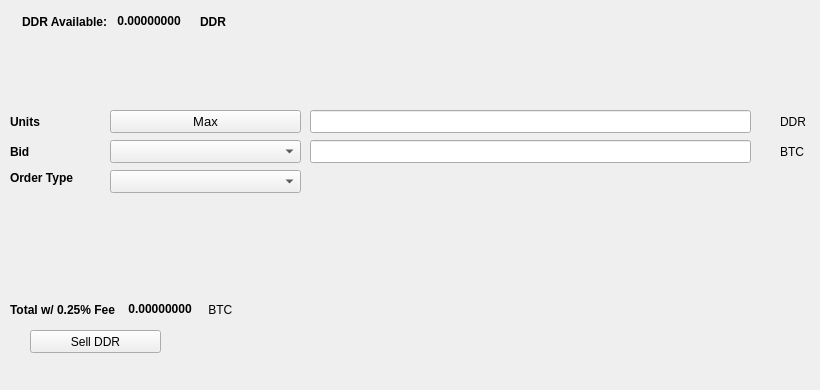
   <widget class="QWidget" name="SellTab">
    <attribute name="title">
     <string>Sell</string>
    </attribute>
    <widget class="QLabel" name="label_16">
     <property name="geometry">
      <rect>
       <x>780</x>
       <y>140</y>
       <width>31</width>
       <height>23</height>
      </rect>
     </property>
     <property name="text">
      <string>BTC</string>
     </property>
    </widget>
    <widget class="QComboBox" name="SellBidcomboBox">
     <property name="geometry">
      <rect>
       <x>110</x>
       <y>140</y>
       <width>191</width>
       <height>23</height>
      </rect>
     </property>
     <property name="font">
      <font>
       <pointsize>10</pointsize>
      </font>
     </property>
    </widget>
    <widget class="QLabel" name="label_18">
     <property name="geometry">
      <rect>
       <x>10</x>
       <y>110</y>
       <width>46</width>
       <height>23</height>
      </rect>
     </property>
     <property name="font">
      <font>
       <weight>75</weight>
       <bold>true</bold>
      </font>
     </property>
     <property name="text">
      <string>Units</string>
     </property>
    </widget>
    <widget class="QPushButton" name="Sell_Max_Amount">
     <property name="geometry">
      <rect>
       <x>110</x>
       <y>110</y>
       <width>191</width>
       <height>23</height>
      </rect>
     </property>
     <property name="font">
      <font>
       <pointsize>10</pointsize>
      </font>
     </property>
     <property name="text">
      <string>Max</string>
     </property>
    </widget>
    <widget class="QLabel" name="label_20">
     <property name="geometry">
      <rect>
       <x>10</x>
       <y>170</y>
       <width>91</width>
       <height>16</height>
      </rect>
     </property>
     <property name="font">
      <font>
       <weight>75</weight>
       <bold>true</bold>
      </font>
     </property>
     <property name="text">
      <string>Order Type</string>
     </property>
    </widget>
    <widget class="QComboBox" name="SellOrdertypeCombo">
     <property name="geometry">
      <rect>
       <x>110</x>
       <y>170</y>
       <width>191</width>
       <height>23</height>
      </rect>
     </property>
     <property name="font">
      <font>
       <pointsize>10</pointsize>
      </font>
     </property>
    </widget>
    <widget class="QLabel" name="label_21">
     <property name="geometry">
      <rect>
       <x>10</x>
       <y>140</y>
       <width>46</width>
       <height>23</height>
      </rect>
     </property>
     <property name="font">
      <font>
       <weight>75</weight>
       <bold>true</bold>
      </font>
     </property>
     <property name="text">
      <string>Bid</string>
     </property>
    </widget>
    <widget class="QLabel" name="label_22">
     <property name="geometry">
      <rect>
       <x>780</x>
       <y>110</y>
       <width>31</width>
       <height>23</height>
      </rect>
     </property>
     <property name="text">
      <string>DDR</string>
     </property>
    </widget>
    <widget class="QLineEdit" name="UnitsInputDDR">
     <property name="geometry">
      <rect>
       <x>310</x>
       <y>110</y>
       <width>441</width>
       <height>23</height>
      </rect>
     </property>
     <property name="font">
      <font>
       <pointsize>9</pointsize>
       <weight>75</weight>
       <bold>true</bold>
      </font>
     </property>
    </widget>
    <widget class="QLineEdit" name="SellBidPriceEdit">
     <property name="geometry">
      <rect>
       <x>310</x>
       <y>140</y>
       <width>441</width>
       <height>23</height>
      </rect>
     </property>
     <property name="font">
      <font>
       <pointsize>9</pointsize>
       <weight>75</weight>
       <bold>true</bold>
      </font>
     </property>
    </widget>
    <widget class="QPushButton" name="SellDDRBTN">
     <property name="geometry">
      <rect>
       <x>30</x>
       <y>330</y>
       <width>131</width>
       <height>23</height>
      </rect>
     </property>
     <property name="text">
      <string>Sell DDR</string>
     </property>
     <property name="icon">
      <iconset resource="../digidinar">
       <normaloff>:/icons/bitcoin</normaloff>:/icons/bitcoin</iconset>
     </property>
    </widget>
    <widget class="QWidget" name="layoutWidget3">
     <property name="geometry">
      <rect>
       <x>22</x>
       <y>12</y>
       <width>258</width>
       <height>19</height>
      </rect>
     </property>
     <layout class="QHBoxLayout" name="horizontalLayout">
      <item>
       <widget class="QLabel" name="label232_2">
        <property name="font">
         <font>
          <weight>75</weight>
          <bold>true</bold>
         </font>
        </property>
        <property name="text">
         <string>DDR Available:</string>
        </property>
       </widget>
      </item>
      <item>
       <widget class="QLabel" name="DDRAvailableLabel">
        <property name="palette">
         <palette>
          <active>
           <colorrole role="WindowText">
            <brush brushstyle="SolidPattern">
             <color alpha="255">
              <red>0</red>
              <green>0</green>
              <blue>0</blue>
             </color>
            </brush>
           </colorrole>
           <colorrole role="Button">
            <brush brushstyle="SolidPattern">
             <color alpha="255">
              <red>0</red>
              <green>170</green>
              <blue>0</blue>
             </color>
            </brush>
           </colorrole>
           <colorrole role="Light">
            <brush brushstyle="SolidPattern">
             <color alpha="255">
              <red>0</red>
              <green>255</green>
              <blue>0</blue>
             </color>
            </brush>
           </colorrole>
           <colorrole role="Midlight">
            <brush brushstyle="SolidPattern">
             <color alpha="255">
              <red>0</red>
              <green>212</green>
              <blue>0</blue>
             </color>
            </brush>
           </colorrole>
           <colorrole role="Dark">
            <brush brushstyle="SolidPattern">
             <color alpha="255">
              <red>0</red>
              <green>85</green>
              <blue>0</blue>
             </color>
            </brush>
           </colorrole>
           <colorrole role="Mid">
            <brush brushstyle="SolidPattern">
             <color alpha="255">
              <red>0</red>
              <green>113</green>
              <blue>0</blue>
             </color>
            </brush>
           </colorrole>
           <colorrole role="Text">
            <brush brushstyle="SolidPattern">
             <color alpha="255">
              <red>0</red>
              <green>170</green>
              <blue>0</blue>
             </color>
            </brush>
           </colorrole>
           <colorrole role="BrightText">
            <brush brushstyle="SolidPattern">
             <color alpha="255">
              <red>255</red>
              <green>255</green>
              <blue>255</blue>
             </color>
            </brush>
           </colorrole>
           <colorrole role="ButtonText">
            <brush brushstyle="SolidPattern">
             <color alpha="255">
              <red>0</red>
              <green>0</green>
              <blue>0</blue>
             </color>
            </brush>
           </colorrole>
           <colorrole role="Base">
            <brush brushstyle="SolidPattern">
             <color alpha="255">
              <red>255</red>
              <green>255</green>
              <blue>255</blue>
             </color>
            </brush>
           </colorrole>
           <colorrole role="Window">
            <brush brushstyle="SolidPattern">
             <color alpha="255">
              <red>0</red>
              <green>170</green>
              <blue>0</blue>
             </color>
            </brush>
           </colorrole>
           <colorrole role="Shadow">
            <brush brushstyle="SolidPattern">
             <color alpha="255">
              <red>0</red>
              <green>0</green>
              <blue>0</blue>
             </color>
            </brush>
           </colorrole>
           <colorrole role="AlternateBase">
            <brush brushstyle="SolidPattern">
             <color alpha="255">
              <red>127</red>
              <green>212</green>
              <blue>127</blue>
             </color>
            </brush>
           </colorrole>
           <colorrole role="ToolTipBase">
            <brush brushstyle="SolidPattern">
             <color alpha="255">
              <red>255</red>
              <green>255</green>
              <blue>220</blue>
             </color>
            </brush>
           </colorrole>
           <colorrole role="ToolTipText">
            <brush brushstyle="SolidPattern">
             <color alpha="255">
              <red>0</red>
              <green>0</green>
              <blue>0</blue>
             </color>
            </brush>
           </colorrole>
          </active>
          <inactive>
           <colorrole role="WindowText">
            <brush brushstyle="SolidPattern">
             <color alpha="255">
              <red>0</red>
              <green>0</green>
              <blue>0</blue>
             </color>
            </brush>
           </colorrole>
           <colorrole role="Button">
            <brush brushstyle="SolidPattern">
             <color alpha="255">
              <red>0</red>
              <green>170</green>
              <blue>0</blue>
             </color>
            </brush>
           </colorrole>
           <colorrole role="Light">
            <brush brushstyle="SolidPattern">
             <color alpha="255">
              <red>0</red>
              <green>255</green>
              <blue>0</blue>
             </color>
            </brush>
           </colorrole>
           <colorrole role="Midlight">
            <brush brushstyle="SolidPattern">
             <color alpha="255">
              <red>0</red>
              <green>212</green>
              <blue>0</blue>
             </color>
            </brush>
           </colorrole>
           <colorrole role="Dark">
            <brush brushstyle="SolidPattern">
             <color alpha="255">
              <red>0</red>
              <green>85</green>
              <blue>0</blue>
             </color>
            </brush>
           </colorrole>
           <colorrole role="Mid">
            <brush brushstyle="SolidPattern">
             <color alpha="255">
              <red>0</red>
              <green>113</green>
              <blue>0</blue>
             </color>
            </brush>
           </colorrole>
           <colorrole role="Text">
            <brush brushstyle="SolidPattern">
             <color alpha="255">
              <red>0</red>
              <green>170</green>
              <blue>0</blue>
             </color>
            </brush>
           </colorrole>
           <colorrole role="BrightText">
            <brush brushstyle="SolidPattern">
             <color alpha="255">
              <red>255</red>
              <green>255</green>
              <blue>255</blue>
             </color>
            </brush>
           </colorrole>
           <colorrole role="ButtonText">
            <brush brushstyle="SolidPattern">
             <color alpha="255">
              <red>0</red>
              <green>0</green>
              <blue>0</blue>
             </color>
            </brush>
           </colorrole>
           <colorrole role="Base">
            <brush brushstyle="SolidPattern">
             <color alpha="255">
              <red>255</red>
              <green>255</green>
              <blue>255</blue>
             </color>
            </brush>
           </colorrole>
           <colorrole role="Window">
            <brush brushstyle="SolidPattern">
             <color alpha="255">
              <red>0</red>
              <green>170</green>
              <blue>0</blue>
             </color>
            </brush>
           </colorrole>
           <colorrole role="Shadow">
            <brush brushstyle="SolidPattern">
             <color alpha="255">
              <red>0</red>
              <green>0</green>
              <blue>0</blue>
             </color>
            </brush>
           </colorrole>
           <colorrole role="AlternateBase">
            <brush brushstyle="SolidPattern">
             <color alpha="255">
              <red>127</red>
              <green>212</green>
              <blue>127</blue>
             </color>
            </brush>
           </colorrole>
           <colorrole role="ToolTipBase">
            <brush brushstyle="SolidPattern">
             <color alpha="255">
              <red>255</red>
              <green>255</green>
              <blue>220</blue>
             </color>
            </brush>
           </colorrole>
           <colorrole role="ToolTipText">
            <brush brushstyle="SolidPattern">
             <color alpha="255">
              <red>0</red>
              <green>0</green>
              <blue>0</blue>
             </color>
            </brush>
           </colorrole>
          </inactive>
          <disabled>
           <colorrole role="WindowText">
            <brush brushstyle="SolidPattern">
             <color alpha="255">
              <red>0</red>
              <green>85</green>
              <blue>0</blue>
             </color>
            </brush>
           </colorrole>
           <colorrole role="Button">
            <brush brushstyle="SolidPattern">
             <color alpha="255">
              <red>0</red>
              <green>170</green>
              <blue>0</blue>
             </color>
            </brush>
           </colorrole>
           <colorrole role="Light">
            <brush brushstyle="SolidPattern">
             <color alpha="255">
              <red>0</red>
              <green>255</green>
              <blue>0</blue>
             </color>
            </brush>
           </colorrole>
           <colorrole role="Midlight">
            <brush brushstyle="SolidPattern">
             <color alpha="255">
              <red>0</red>
              <green>212</green>
              <blue>0</blue>
             </color>
            </brush>
           </colorrole>
           <colorrole role="Dark">
            <brush brushstyle="SolidPattern">
             <color alpha="255">
              <red>0</red>
              <green>85</green>
              <blue>0</blue>
             </color>
            </brush>
           </colorrole>
           <colorrole role="Mid">
            <brush brushstyle="SolidPattern">
             <color alpha="255">
              <red>0</red>
              <green>113</green>
              <blue>0</blue>
             </color>
            </brush>
           </colorrole>
           <colorrole role="Text">
            <brush brushstyle="SolidPattern">
             <color alpha="255">
              <red>0</red>
              <green>85</green>
              <blue>0</blue>
             </color>
            </brush>
           </colorrole>
           <colorrole role="BrightText">
            <brush brushstyle="SolidPattern">
             <color alpha="255">
              <red>255</red>
              <green>255</green>
              <blue>255</blue>
             </color>
            </brush>
           </colorrole>
           <colorrole role="ButtonText">
            <brush brushstyle="SolidPattern">
             <color alpha="255">
              <red>0</red>
              <green>85</green>
              <blue>0</blue>
             </color>
            </brush>
           </colorrole>
           <colorrole role="Base">
            <brush brushstyle="SolidPattern">
             <color alpha="255">
              <red>0</red>
              <green>170</green>
              <blue>0</blue>
             </color>
            </brush>
           </colorrole>
           <colorrole role="Window">
            <brush brushstyle="SolidPattern">
             <color alpha="255">
              <red>0</red>
              <green>170</green>
              <blue>0</blue>
             </color>
            </brush>
           </colorrole>
           <colorrole role="Shadow">
            <brush brushstyle="SolidPattern">
             <color alpha="255">
              <red>0</red>
              <green>0</green>
              <blue>0</blue>
             </color>
            </brush>
           </colorrole>
           <colorrole role="AlternateBase">
            <brush brushstyle="SolidPattern">
             <color alpha="255">
              <red>0</red>
              <green>170</green>
              <blue>0</blue>
             </color>
            </brush>
           </colorrole>
           <colorrole role="ToolTipBase">
            <brush brushstyle="SolidPattern">
             <color alpha="255">
              <red>255</red>
              <green>255</green>
              <blue>220</blue>
             </color>
            </brush>
           </colorrole>
           <colorrole role="ToolTipText">
            <brush brushstyle="SolidPattern">
             <color alpha="255">
              <red>0</red>
              <green>0</green>
              <blue>0</blue>
             </color>
            </brush>
           </colorrole>
          </disabled>
         </palette>
        </property>
        <property name="font">
         <font>
          <weight>75</weight>
          <bold>true</bold>
         </font>
        </property>
        <property name="text">
         <string> 0.00000000 </string>
        </property>
        <property name="textInteractionFlags">
         <set>Qt::LinksAccessibleByMouse|Qt::TextSelectableByKeyboard|Qt::TextSelectableByMouse</set>
        </property>
       </widget>
      </item>
      <item>
       <widget class="QLabel" name="labelDDR">
        <property name="font">
         <font>
          <weight>75</weight>
          <bold>true</bold>
         </font>
        </property>
        <property name="text">
         <string>DDR</string>
        </property>
       </widget>
      </item>
     </layout>
    </widget>
    <widget class="QWidget" name="layoutWidget">
     <property name="geometry">
      <rect>
       <x>10</x>
       <y>300</y>
       <width>268</width>
       <height>19</height>
      </rect>
     </property>
     <layout class="QHBoxLayout" name="horizontalLayout_2">
      <item>
       <widget class="QLabel" name="label_19">
        <property name="font">
         <font>
          <weight>75</weight>
          <bold>true</bold>
         </font>
        </property>
        <property name="text">
         <string>Total w/ 0.25% Fee </string>
        </property>
       </widget>
      </item>
      <item>
       <widget class="QLabel" name="SellCostLabel">
        <property name="palette">
         <palette>
          <active>
           <colorrole role="WindowText">
            <brush brushstyle="SolidPattern">
             <color alpha="255">
              <red>0</red>
              <green>0</green>
              <blue>0</blue>
             </color>
            </brush>
           </colorrole>
           <colorrole role="Button">
            <brush brushstyle="SolidPattern">
             <color alpha="255">
              <red>0</red>
              <green>170</green>
              <blue>0</blue>
             </color>
            </brush>
           </colorrole>
           <colorrole role="Light">
            <brush brushstyle="SolidPattern">
             <color alpha="255">
              <red>0</red>
              <green>255</green>
              <blue>0</blue>
             </color>
            </brush>
           </colorrole>
           <colorrole role="Midlight">
            <brush brushstyle="SolidPattern">
             <color alpha="255">
              <red>0</red>
              <green>212</green>
              <blue>0</blue>
             </color>
            </brush>
           </colorrole>
           <colorrole role="Dark">
            <brush brushstyle="SolidPattern">
             <color alpha="255">
              <red>0</red>
              <green>85</green>
              <blue>0</blue>
             </color>
            </brush>
           </colorrole>
           <colorrole role="Mid">
            <brush brushstyle="SolidPattern">
             <color alpha="255">
              <red>0</red>
              <green>113</green>
              <blue>0</blue>
             </color>
            </brush>
           </colorrole>
           <colorrole role="Text">
            <brush brushstyle="SolidPattern">
             <color alpha="255">
              <red>0</red>
              <green>170</green>
              <blue>0</blue>
             </color>
            </brush>
           </colorrole>
           <colorrole role="BrightText">
            <brush brushstyle="SolidPattern">
             <color alpha="255">
              <red>255</red>
              <green>255</green>
              <blue>255</blue>
             </color>
            </brush>
           </colorrole>
           <colorrole role="ButtonText">
            <brush brushstyle="SolidPattern">
             <color alpha="255">
              <red>0</red>
              <green>0</green>
              <blue>0</blue>
             </color>
            </brush>
           </colorrole>
           <colorrole role="Base">
            <brush brushstyle="SolidPattern">
             <color alpha="255">
              <red>255</red>
              <green>255</green>
              <blue>255</blue>
             </color>
            </brush>
           </colorrole>
           <colorrole role="Window">
            <brush brushstyle="SolidPattern">
             <color alpha="255">
              <red>0</red>
              <green>170</green>
              <blue>0</blue>
             </color>
            </brush>
           </colorrole>
           <colorrole role="Shadow">
            <brush brushstyle="SolidPattern">
             <color alpha="255">
              <red>0</red>
              <green>0</green>
              <blue>0</blue>
             </color>
            </brush>
           </colorrole>
           <colorrole role="AlternateBase">
            <brush brushstyle="SolidPattern">
             <color alpha="255">
              <red>127</red>
              <green>212</green>
              <blue>127</blue>
             </color>
            </brush>
           </colorrole>
           <colorrole role="ToolTipBase">
            <brush brushstyle="SolidPattern">
             <color alpha="255">
              <red>255</red>
              <green>255</green>
              <blue>220</blue>
             </color>
            </brush>
           </colorrole>
           <colorrole role="ToolTipText">
            <brush brushstyle="SolidPattern">
             <color alpha="255">
              <red>0</red>
              <green>0</green>
              <blue>0</blue>
             </color>
            </brush>
           </colorrole>
          </active>
          <inactive>
           <colorrole role="WindowText">
            <brush brushstyle="SolidPattern">
             <color alpha="255">
              <red>0</red>
              <green>0</green>
              <blue>0</blue>
             </color>
            </brush>
           </colorrole>
           <colorrole role="Button">
            <brush brushstyle="SolidPattern">
             <color alpha="255">
              <red>0</red>
              <green>170</green>
              <blue>0</blue>
             </color>
            </brush>
           </colorrole>
           <colorrole role="Light">
            <brush brushstyle="SolidPattern">
             <color alpha="255">
              <red>0</red>
              <green>255</green>
              <blue>0</blue>
             </color>
            </brush>
           </colorrole>
           <colorrole role="Midlight">
            <brush brushstyle="SolidPattern">
             <color alpha="255">
              <red>0</red>
              <green>212</green>
              <blue>0</blue>
             </color>
            </brush>
           </colorrole>
           <colorrole role="Dark">
            <brush brushstyle="SolidPattern">
             <color alpha="255">
              <red>0</red>
              <green>85</green>
              <blue>0</blue>
             </color>
            </brush>
           </colorrole>
           <colorrole role="Mid">
            <brush brushstyle="SolidPattern">
             <color alpha="255">
              <red>0</red>
              <green>113</green>
              <blue>0</blue>
             </color>
            </brush>
           </colorrole>
           <colorrole role="Text">
            <brush brushstyle="SolidPattern">
             <color alpha="255">
              <red>0</red>
              <green>170</green>
              <blue>0</blue>
             </color>
            </brush>
           </colorrole>
           <colorrole role="BrightText">
            <brush brushstyle="SolidPattern">
             <color alpha="255">
              <red>255</red>
              <green>255</green>
              <blue>255</blue>
             </color>
            </brush>
           </colorrole>
           <colorrole role="ButtonText">
            <brush brushstyle="SolidPattern">
             <color alpha="255">
              <red>0</red>
              <green>0</green>
              <blue>0</blue>
             </color>
            </brush>
           </colorrole>
           <colorrole role="Base">
            <brush brushstyle="SolidPattern">
             <color alpha="255">
              <red>255</red>
              <green>255</green>
              <blue>255</blue>
             </color>
            </brush>
           </colorrole>
           <colorrole role="Window">
            <brush brushstyle="SolidPattern">
             <color alpha="255">
              <red>0</red>
              <green>170</green>
              <blue>0</blue>
             </color>
            </brush>
           </colorrole>
           <colorrole role="Shadow">
            <brush brushstyle="SolidPattern">
             <color alpha="255">
              <red>0</red>
              <green>0</green>
              <blue>0</blue>
             </color>
            </brush>
           </colorrole>
           <colorrole role="AlternateBase">
            <brush brushstyle="SolidPattern">
             <color alpha="255">
              <red>127</red>
              <green>212</green>
              <blue>127</blue>
             </color>
            </brush>
           </colorrole>
           <colorrole role="ToolTipBase">
            <brush brushstyle="SolidPattern">
             <color alpha="255">
              <red>255</red>
              <green>255</green>
              <blue>220</blue>
             </color>
            </brush>
           </colorrole>
           <colorrole role="ToolTipText">
            <brush brushstyle="SolidPattern">
             <color alpha="255">
              <red>0</red>
              <green>0</green>
              <blue>0</blue>
             </color>
            </brush>
           </colorrole>
          </inactive>
          <disabled>
           <colorrole role="WindowText">
            <brush brushstyle="SolidPattern">
             <color alpha="255">
              <red>0</red>
              <green>85</green>
              <blue>0</blue>
             </color>
            </brush>
           </colorrole>
           <colorrole role="Button">
            <brush brushstyle="SolidPattern">
             <color alpha="255">
              <red>0</red>
              <green>170</green>
              <blue>0</blue>
             </color>
            </brush>
           </colorrole>
           <colorrole role="Light">
            <brush brushstyle="SolidPattern">
             <color alpha="255">
              <red>0</red>
              <green>255</green>
              <blue>0</blue>
             </color>
            </brush>
           </colorrole>
           <colorrole role="Midlight">
            <brush brushstyle="SolidPattern">
             <color alpha="255">
              <red>0</red>
              <green>212</green>
              <blue>0</blue>
             </color>
            </brush>
           </colorrole>
           <colorrole role="Dark">
            <brush brushstyle="SolidPattern">
             <color alpha="255">
              <red>0</red>
              <green>85</green>
              <blue>0</blue>
             </color>
            </brush>
           </colorrole>
           <colorrole role="Mid">
            <brush brushstyle="SolidPattern">
             <color alpha="255">
              <red>0</red>
              <green>113</green>
              <blue>0</blue>
             </color>
            </brush>
           </colorrole>
           <colorrole role="Text">
            <brush brushstyle="SolidPattern">
             <color alpha="255">
              <red>0</red>
              <green>85</green>
              <blue>0</blue>
             </color>
            </brush>
           </colorrole>
           <colorrole role="BrightText">
            <brush brushstyle="SolidPattern">
             <color alpha="255">
              <red>255</red>
              <green>255</green>
              <blue>255</blue>
             </color>
            </brush>
           </colorrole>
           <colorrole role="ButtonText">
            <brush brushstyle="SolidPattern">
             <color alpha="255">
              <red>0</red>
              <green>85</green>
              <blue>0</blue>
             </color>
            </brush>
           </colorrole>
           <colorrole role="Base">
            <brush brushstyle="SolidPattern">
             <color alpha="255">
              <red>0</red>
              <green>170</green>
              <blue>0</blue>
             </color>
            </brush>
           </colorrole>
           <colorrole role="Window">
            <brush brushstyle="SolidPattern">
             <color alpha="255">
              <red>0</red>
              <green>170</green>
              <blue>0</blue>
             </color>
            </brush>
           </colorrole>
           <colorrole role="Shadow">
            <brush brushstyle="SolidPattern">
             <color alpha="255">
              <red>0</red>
              <green>0</green>
              <blue>0</blue>
             </color>
            </brush>
           </colorrole>
           <colorrole role="AlternateBase">
            <brush brushstyle="SolidPattern">
             <color alpha="255">
              <red>0</red>
              <green>170</green>
              <blue>0</blue>
             </color>
            </brush>
           </colorrole>
           <colorrole role="ToolTipBase">
            <brush brushstyle="SolidPattern">
             <color alpha="255">
              <red>255</red>
              <green>255</green>
              <blue>220</blue>
             </color>
            </brush>
           </colorrole>
           <colorrole role="ToolTipText">
            <brush brushstyle="SolidPattern">
             <color alpha="255">
              <red>0</red>
              <green>0</green>
              <blue>0</blue>
             </color>
            </brush>
           </colorrole>
          </disabled>
         </palette>
        </property>
        <property name="font">
         <font>
          <weight>75</weight>
          <bold>true</bold>
         </font>
        </property>
        <property name="autoFillBackground">
         <bool>false</bool>
        </property>
        <property name="text">
         <string> 0.00000000</string>
        </property>
        <property name="textInteractionFlags">
         <set>Qt::LinksAccessibleByMouse|Qt::TextSelectableByMouse</set>
        </property>
       </widget>
      </item>
      <item>
       <widget class="QLabel" name="label_17">
        <property name="font">
         <font>
          <weight>50</weight>
          <bold>false</bold>
         </font>
        </property>
        <property name="text">
         <string> BTC</string>
        </property>
       </widget>
      </item>
     </layout>
    </widget>
    <widget class="QLabel" name="label_23">
     <property name="geometry">
      <rect>
       <x>460</x>
       <y>300</y>
       <width>281</width>
       <height>81</height>
      </rect>
     </property>
     <property name="text">
      <string/>
     </property>
     <property name="pixmap">
      <pixmap>:/images/bittrex</pixmap>
     </property>
    </widget>
   </widget>
